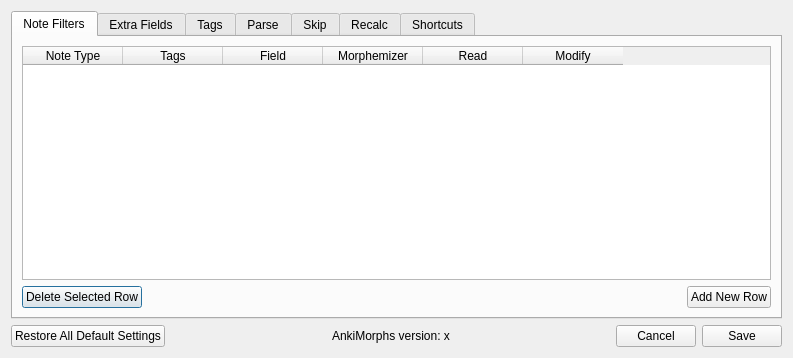
<?xml version="1.0" encoding="UTF-8"?>
<ui version="4.0">
 <class>SettingsDialog</class>
 <widget class="QDialog" name="SettingsDialog">
  <property name="windowModality">
   <enum>Qt::NonModal</enum>
  </property>
  <property name="geometry">
   <rect>
    <x>0</x>
    <y>0</y>
    <width>793</width>
    <height>358</height>
   </rect>
  </property>
  <property name="windowTitle">
   <string>AnkiMorph Settings</string>
  </property>
  <layout class="QVBoxLayout" name="verticalLayout_2">
   <item>
    <layout class="QVBoxLayout" name="verticalLayout">
     <item>
      <widget class="QTabWidget" name="tabWidget">
       <property name="currentIndex">
        <number>0</number>
       </property>
       <widget class="QWidget" name="note_filters_tab">
        <attribute name="title">
         <string>Note Filters</string>
        </attribute>
        <layout class="QVBoxLayout" name="verticalLayout_4">
         <item>
          <layout class="QVBoxLayout" name="verticalLayout_3">
           <item>
            <widget class="QTableWidget" name="note_filters_table">
             <column>
              <property name="text">
               <string>Note Type</string>
              </property>
             </column>
             <column>
              <property name="text">
               <string>Tags</string>
              </property>
             </column>
             <column>
              <property name="text">
               <string>Field</string>
              </property>
             </column>
             <column>
              <property name="text">
               <string>Morphemizer</string>
              </property>
             </column>
             <column>
              <property name="text">
               <string>Read</string>
              </property>
             </column>
             <column>
              <property name="text">
               <string>Modify</string>
              </property>
             </column>
            </widget>
           </item>
           <item>
            <layout class="QHBoxLayout" name="horizontalLayout_2">
             <item>
              <widget class="QPushButton" name="delete_row_button">
               <property name="text">
                <string>Delete Selected Row</string>
               </property>
              </widget>
             </item>
             <item>
              <spacer name="horizontalSpacer_3">
               <property name="orientation">
                <enum>Qt::Horizontal</enum>
               </property>
               <property name="sizeHint" stdset="0">
                <size>
                 <width>40</width>
                 <height>20</height>
                </size>
               </property>
              </spacer>
             </item>
             <item>
              <widget class="QPushButton" name="add_new_row_button">
               <property name="text">
                <string>Add New Row</string>
               </property>
              </widget>
             </item>
            </layout>
           </item>
          </layout>
         </item>
        </layout>
       </widget>
       <widget class="QWidget" name="extra_fields_tab">
        <attribute name="title">
         <string>Extra Fields</string>
        </attribute>
        <layout class="QVBoxLayout" name="verticalLayout_6">
         <item>
          <layout class="QVBoxLayout" name="verticalLayout_5">
           <item>
            <widget class="QTableWidget" name="extra_fields_table">
             <column>
              <property name="text">
               <string>Note Type</string>
              </property>
             </column>
             <column>
              <property name="text">
               <string>Unknowns</string>
              </property>
             </column>
             <column>
              <property name="text">
               <string>Highlighted</string>
              </property>
             </column>
             <column>
              <property name="text">
               <string>Difficulty</string>
              </property>
             </column>
            </widget>
           </item>
          </layout>
         </item>
        </layout>
       </widget>
       <widget class="QWidget" name="tags_tab">
        <attribute name="title">
         <string>Tags</string>
        </attribute>
        <layout class="QVBoxLayout" name="verticalLayout_12">
         <item>
          <layout class="QVBoxLayout" name="verticalLayout_10">
           <item>
            <layout class="QHBoxLayout" name="horizontalLayout_4">
             <item>
              <layout class="QVBoxLayout" name="verticalLayout_8">
               <item>
                <widget class="QLabel" name="label_2">
                 <property name="text">
                  <string>One unknown morph</string>
                 </property>
                </widget>
               </item>
               <item>
                <widget class="QLabel" name="label_3">
                 <property name="text">
                  <string>Multiple Unknown morphs</string>
                 </property>
                </widget>
               </item>
               <item>
                <widget class="QLabel" name="label_4">
                 <property name="text">
                  <string>All morphs known</string>
                 </property>
                </widget>
               </item>
              </layout>
             </item>
             <item>
              <layout class="QVBoxLayout" name="verticalLayout_7">
               <item>
                <widget class="QLineEdit" name="ready_tag_input"/>
               </item>
               <item>
                <widget class="QLineEdit" name="not_read_tag_input"/>
               </item>
               <item>
                <widget class="QLineEdit" name="known_tag_input"/>
               </item>
              </layout>
             </item>
             <item>
              <spacer name="horizontalSpacer_4">
               <property name="orientation">
                <enum>Qt::Horizontal</enum>
               </property>
               <property name="sizeHint" stdset="0">
                <size>
                 <width>40</width>
                 <height>20</height>
                </size>
               </property>
              </spacer>
             </item>
            </layout>
           </item>
           <item>
            <spacer name="verticalSpacer">
             <property name="orientation">
              <enum>Qt::Vertical</enum>
             </property>
             <property name="sizeHint" stdset="0">
              <size>
               <width>20</width>
               <height>40</height>
              </size>
             </property>
            </spacer>
           </item>
           <item>
            <layout class="QHBoxLayout" name="horizontalLayout_7">
             <item>
              <widget class="QPushButton" name="restore_tags_defaults_button">
               <property name="text">
                <string>Restore Default Tags Settings</string>
               </property>
              </widget>
             </item>
             <item>
              <spacer name="horizontalSpacer_5">
               <property name="orientation">
                <enum>Qt::Horizontal</enum>
               </property>
               <property name="sizeHint" stdset="0">
                <size>
                 <width>40</width>
                 <height>20</height>
                </size>
               </property>
              </spacer>
             </item>
            </layout>
           </item>
          </layout>
         </item>
        </layout>
       </widget>
       <widget class="QWidget" name="parse_tab">
        <attribute name="title">
         <string>Parse</string>
        </attribute>
        <layout class="QVBoxLayout" name="verticalLayout_13">
         <item>
          <layout class="QVBoxLayout" name="verticalLayout_9">
           <item>
            <widget class="QCheckBox" name="parse_ignore_bracket_contents_input">
             <property name="text">
              <string>ignore content in square brackets []</string>
             </property>
            </widget>
           </item>
           <item>
            <widget class="QCheckBox" name="parse_ignore_round_bracket_contents_input">
             <property name="text">
              <string>ignore content in round brackets（）</string>
             </property>
            </widget>
           </item>
           <item>
            <widget class="QCheckBox" name="parse_ignore_slim_round_bracket_contents_input">
             <property name="text">
              <string>ignore content in slim round brackets ()</string>
             </property>
            </widget>
           </item>
           <item>
            <widget class="QCheckBox" name="parse_ignore_names_morphemizer_input">
             <property name="text">
              <string>Ignore names found by the morphemizer</string>
             </property>
            </widget>
           </item>
           <item>
            <widget class="QCheckBox" name="parse_ignore_names_textfile_input">
             <property name="text">
              <string>Ignore names found in &quot;names.txt&quot;</string>
             </property>
            </widget>
           </item>
           <item>
            <widget class="QCheckBox" name="parse_ignore_suspended_cards_content_input">
             <property name="text">
              <string>Ignore suspended cards</string>
             </property>
            </widget>
           </item>
          </layout>
         </item>
         <item>
          <spacer name="verticalSpacer_2">
           <property name="orientation">
            <enum>Qt::Vertical</enum>
           </property>
           <property name="sizeHint" stdset="0">
            <size>
             <width>20</width>
             <height>40</height>
            </size>
           </property>
          </spacer>
         </item>
         <item>
          <layout class="QHBoxLayout" name="horizontalLayout_8">
           <item>
            <widget class="QPushButton" name="restore_parse_defaults_button">
             <property name="text">
              <string>Restore Default Parse Settings</string>
             </property>
            </widget>
           </item>
           <item>
            <spacer name="horizontalSpacer_7">
             <property name="orientation">
              <enum>Qt::Horizontal</enum>
             </property>
             <property name="sizeHint" stdset="0">
              <size>
               <width>40</width>
               <height>20</height>
              </size>
             </property>
            </spacer>
           </item>
          </layout>
         </item>
        </layout>
       </widget>
       <widget class="QWidget" name="skip_tab">
        <attribute name="title">
         <string>Skip</string>
        </attribute>
        <layout class="QVBoxLayout" name="verticalLayout_20">
         <item>
          <layout class="QVBoxLayout" name="verticalLayout_11">
           <item>
            <widget class="QCheckBox" name="skip_only_known_morphs_cards_input">
             <property name="text">
              <string>Skip cards with only known morphs</string>
             </property>
            </widget>
           </item>
           <item>
            <widget class="QCheckBox" name="skip_unknown_morph_seen_today_cards_input">
             <property name="text">
              <string>Skip cards that have unknown morphs already seen today</string>
             </property>
            </widget>
           </item>
           <item>
            <widget class="QCheckBox" name="skip_show_num_of_skipped_cards_input">
             <property name="text">
              <string>Show &quot;skipped x cards&quot; notifications</string>
             </property>
            </widget>
           </item>
          </layout>
         </item>
         <item>
          <spacer name="verticalSpacer_4">
           <property name="orientation">
            <enum>Qt::Vertical</enum>
           </property>
           <property name="sizeHint" stdset="0">
            <size>
             <width>20</width>
             <height>40</height>
            </size>
           </property>
          </spacer>
         </item>
         <item>
          <layout class="QHBoxLayout" name="horizontalLayout_11">
           <item>
            <widget class="QPushButton" name="restore_skip_defaults_button">
             <property name="text">
              <string>Restore Default Skip Settings</string>
             </property>
            </widget>
           </item>
           <item>
            <spacer name="horizontalSpacer_12">
             <property name="orientation">
              <enum>Qt::Horizontal</enum>
             </property>
             <property name="sizeHint" stdset="0">
              <size>
               <width>40</width>
               <height>20</height>
              </size>
             </property>
            </spacer>
           </item>
          </layout>
         </item>
        </layout>
       </widget>
       <widget class="QWidget" name="recalc_tab">
        <attribute name="title">
         <string>Recalc</string>
        </attribute>
        <layout class="QVBoxLayout" name="verticalLayout_18">
         <item>
          <layout class="QVBoxLayout" name="verticalLayout_17">
           <item>
            <layout class="QVBoxLayout" name="verticalLayout_21">
             <item>
              <widget class="QCheckBox" name="recalc_on_sync_input">
               <property name="text">
                <string>Recalc on sync</string>
               </property>
              </widget>
             </item>
            </layout>
           </item>
           <item>
            <layout class="QHBoxLayout" name="horizontalLayout_6">
             <property name="topMargin">
              <number>10</number>
             </property>
             <item>
              <widget class="QLabel" name="label_16">
               <property name="text">
                <string>Min. interval for known morphs:</string>
               </property>
              </widget>
             </item>
             <item>
              <widget class="QSpinBox" name="recalc_interval_known_input"/>
             </item>
             <item>
              <widget class="QLabel" name="label_17">
               <property name="text">
                <string>days</string>
               </property>
              </widget>
             </item>
             <item>
              <spacer name="horizontalSpacer_13">
               <property name="orientation">
                <enum>Qt::Horizontal</enum>
               </property>
               <property name="sizeHint" stdset="0">
                <size>
                 <width>40</width>
                 <height>20</height>
                </size>
               </property>
              </spacer>
             </item>
            </layout>
           </item>
           <item>
            <widget class="QCheckBox" name="recalc_on_sync">
             <property name="text">
              <string>Recalc on sync</string>
             </property>
            </widget>
           </item>
           <item>
            <layout class="QVBoxLayout" name="verticalLayout_14">
             <property name="topMargin">
              <number>10</number>
             </property>
             <item>
              <widget class="QLabel" name="label_5">
               <property name="text">
                <string>Prioritize morphs based on:</string>
               </property>
              </widget>
             </item>
             <item>
              <widget class="QRadioButton" name="recalc_prioritize_collection_input">
               <property name="text">
                <string>Frequency in card collection</string>
               </property>
              </widget>
             </item>
            </layout>
           </item>
           <item>
            <spacer name="verticalSpacer_3">
             <property name="orientation">
              <enum>Qt::Vertical</enum>
             </property>
             <property name="sizeHint" stdset="0">
              <size>
               <width>17</width>
               <height>37</height>
              </size>
             </property>
            </spacer>
           </item>
           <item>
            <layout class="QHBoxLayout" name="horizontalLayout_9">
             <item>
              <widget class="QPushButton" name="restore_recalc_defaults_button">
               <property name="text">
                <string>Restore Default Recalc Settings</string>
               </property>
              </widget>
             </item>
             <item>
              <spacer name="horizontalSpacer_8">
               <property name="orientation">
                <enum>Qt::Horizontal</enum>
               </property>
               <property name="sizeHint" stdset="0">
                <size>
                 <width>40</width>
                 <height>20</height>
                </size>
               </property>
              </spacer>
             </item>
            </layout>
           </item>
          </layout>
         </item>
        </layout>
       </widget>
       <widget class="QWidget" name="shortcuts_tab">
        <attribute name="title">
         <string>Shortcuts</string>
        </attribute>
        <layout class="QVBoxLayout" name="verticalLayout_19">
         <item>
          <layout class="QHBoxLayout" name="horizontalLayout_5">
           <item>
            <layout class="QVBoxLayout" name="verticalLayout_16">
             <item>
              <widget class="QLabel" name="label_14">
               <property name="text">
                <string>Run recalc</string>
               </property>
              </widget>
             </item>
             <item>
              <widget class="QLabel" name="label_13">
               <property name="text">
                <string>Open settings</string>
               </property>
              </widget>
             </item>
             <item>
              <widget class="QLabel" name="label_8">
               <property name="text">
                <string>Browse ready cards with same unknown morph</string>
               </property>
              </widget>
             </item>
             <item>
              <widget class="QLabel" name="label_9">
               <property name="text">
                <string>Browse all cards with same unknown morph</string>
               </property>
              </widget>
             </item>
             <item>
              <widget class="QLabel" name="label_10">
               <property name="text">
                <string>Set card as known and skip</string>
               </property>
              </widget>
             </item>
             <item>
              <widget class="QLabel" name="label_11">
               <property name="text">
                <string>Learn card now</string>
               </property>
              </widget>
             </item>
             <item>
              <widget class="QLabel" name="label_12">
               <property name="text">
                <string>View card morphemes</string>
               </property>
              </widget>
             </item>
            </layout>
           </item>
           <item>
            <layout class="QVBoxLayout" name="verticalLayout_15">
             <item>
              <widget class="QKeySequenceEdit" name="shortcut_recalc_input"/>
             </item>
             <item>
              <widget class="QKeySequenceEdit" name="shortcut_settings_input"/>
             </item>
             <item>
              <widget class="QKeySequenceEdit" name="shortcut_browse_ready_same_unknown_input"/>
             </item>
             <item>
              <widget class="QKeySequenceEdit" name="shortcut_browse_all_same_unknown_input"/>
             </item>
             <item>
              <widget class="QKeySequenceEdit" name="shortcut_known_and_skip_input"/>
             </item>
             <item>
              <widget class="QKeySequenceEdit" name="shortcut_learn_now_input"/>
             </item>
             <item>
              <widget class="QKeySequenceEdit" name="shortcut_view_morphs_input"/>
             </item>
            </layout>
           </item>
           <item>
            <spacer name="horizontalSpacer_6">
             <property name="orientation">
              <enum>Qt::Horizontal</enum>
             </property>
             <property name="sizeHint" stdset="0">
              <size>
               <width>40</width>
               <height>20</height>
              </size>
             </property>
            </spacer>
           </item>
          </layout>
         </item>
         <item>
          <spacer name="verticalSpacer_5">
           <property name="orientation">
            <enum>Qt::Vertical</enum>
           </property>
           <property name="sizeHint" stdset="0">
            <size>
             <width>20</width>
             <height>40</height>
            </size>
           </property>
          </spacer>
         </item>
         <item>
          <layout class="QHBoxLayout" name="horizontalLayout_10">
           <item>
            <widget class="QPushButton" name="restore_shortcut_defaults_button">
             <property name="text">
              <string>Restore Default Shortcut Settings</string>
             </property>
            </widget>
           </item>
           <item>
            <spacer name="horizontalSpacer_11">
             <property name="orientation">
              <enum>Qt::Horizontal</enum>
             </property>
             <property name="sizeHint" stdset="0">
              <size>
               <width>40</width>
               <height>20</height>
              </size>
             </property>
            </spacer>
           </item>
          </layout>
         </item>
        </layout>
       </widget>
      </widget>
     </item>
     <item>
      <layout class="QHBoxLayout" name="horizontalLayout">
       <item>
        <widget class="QPushButton" name="restore_all_defaults_button">
         <property name="text">
          <string>Restore All Default Settings</string>
         </property>
        </widget>
       </item>
       <item>
        <spacer name="horizontalSpacer_2">
         <property name="orientation">
          <enum>Qt::Horizontal</enum>
         </property>
         <property name="sizeHint" stdset="0">
          <size>
           <width>40</width>
           <height>20</height>
          </size>
         </property>
        </spacer>
       </item>
       <item>
        <widget class="QLabel" name="ankimorphs_version_label">
         <property name="text">
          <string>AnkiMorphs version: x</string>
         </property>
        </widget>
       </item>
       <item>
        <spacer name="horizontalSpacer">
         <property name="orientation">
          <enum>Qt::Horizontal</enum>
         </property>
         <property name="sizeHint" stdset="0">
          <size>
           <width>40</width>
           <height>20</height>
          </size>
         </property>
        </spacer>
       </item>
       <item>
        <widget class="QPushButton" name="cancel_button">
         <property name="text">
          <string>Cancel</string>
         </property>
        </widget>
       </item>
       <item>
        <widget class="QPushButton" name="save_button">
         <property name="text">
          <string>Save</string>
         </property>
        </widget>
       </item>
      </layout>
     </item>
    </layout>
   </item>
  </layout>
 </widget>
 <resources/>
 <connections/>
</ui>
